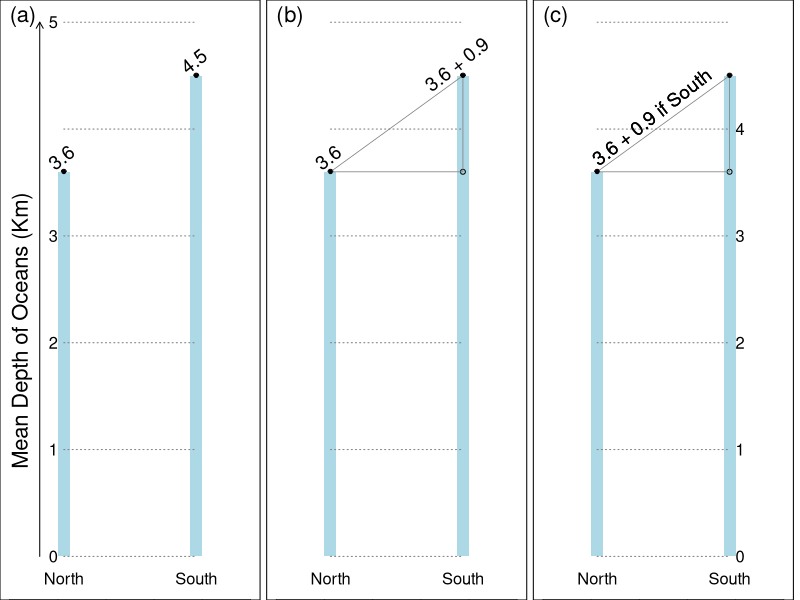
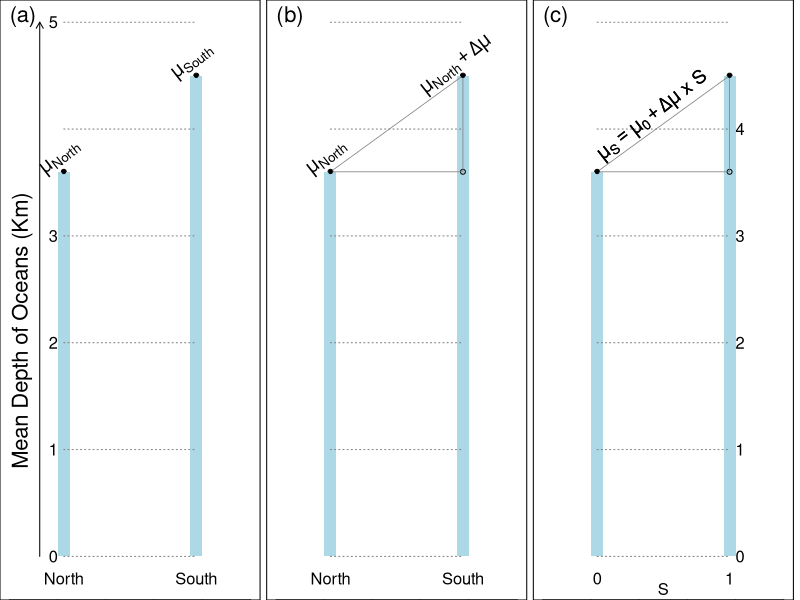
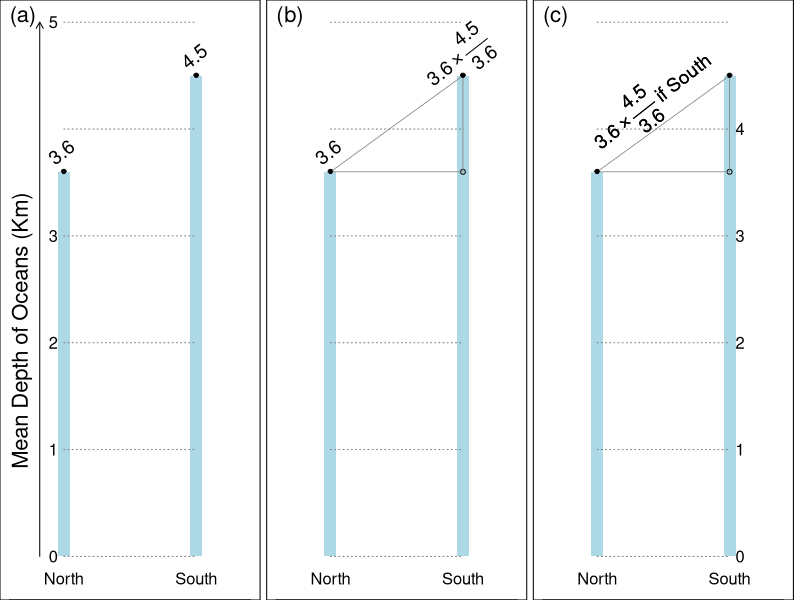
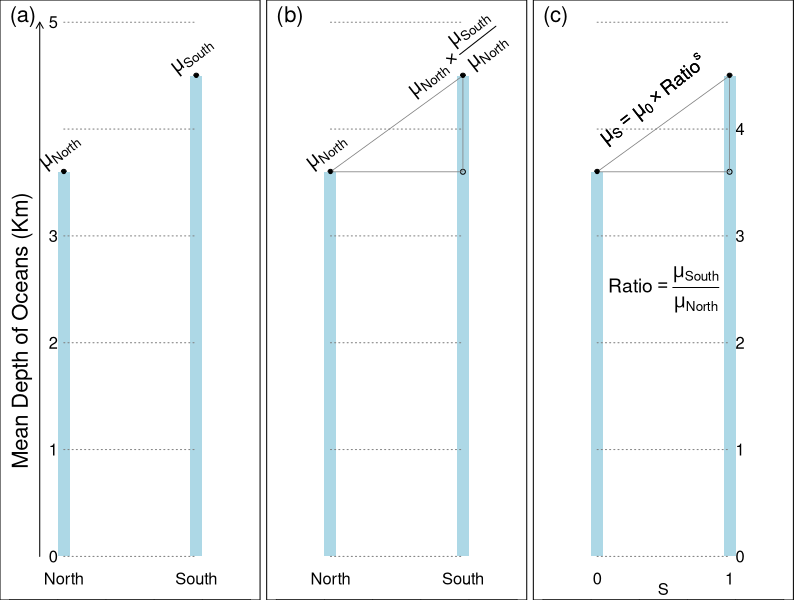
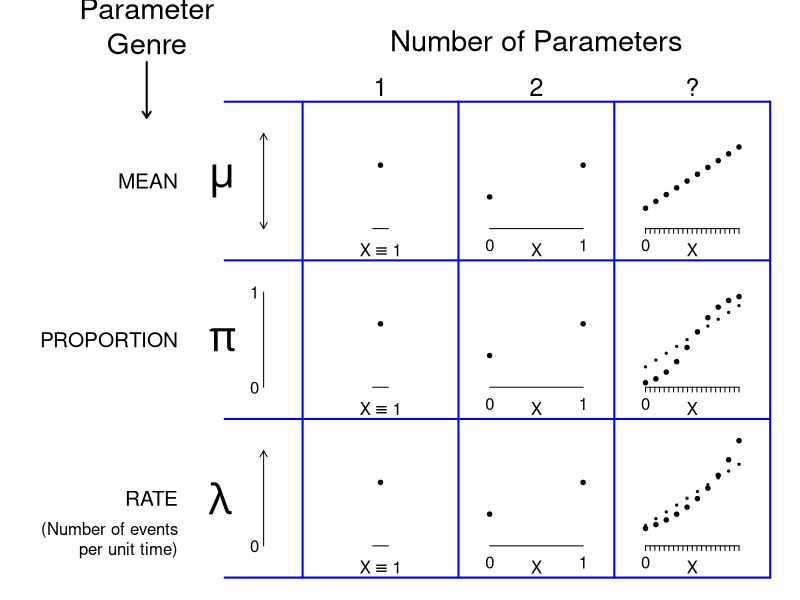

Generate these figures, in order, with R:
## ---- chunk 1


plot3 = function(row){
     par(mfrow=c(1,3),mar = c(0,0,0,0.5) )
     TOP="Mean Ocean\ndepth (Km)"
     x=c(0.225,0.775);; dx=0.025
     mu = c(3.6,4.5)
     
     LABEL=c("North", "South")
     delta.mu = mu[2]-mu[1]
     
     PARA = t(matrix( c( toString(mu[1]),
                            toString(mu[2]),
                  toString(mu[1]), 
                  paste( toString(mu[1]), " + ",
                         toString(delta.mu),sep=""),
        rep(paste(toString(mu[1]),
                  " + ",toString(delta.mu),
                  " if South",sep=""),2)
                  ),2,3) )
     
     PARA.S = c( expression(mu[North]), 
                 expression(mu[South]),
                 expression(mu[North]),
                 expression(mu[North] + Delta * mu),
        expression(mu[S] == paste(mu[0] + Delta * mu ,
	                                " ",textstyle(x)," S")),
        expression(mu[S] == paste(mu[0] + Delta * mu ,
	                                " ",textstyle(x)," S")),
        
        expression(mu[North]), 
        expression(mu[South]),
        expression(mu[North]),
                 expression(mu[North] %*% Delta * mu),
        
        expression(mu[S] == paste(mu[0] %*% Delta * mu ,
	                                " ",textstyle(x)," S")),
        expression(mu[S] == paste(mu[0] %*% Delta * mu ,
	                                " ",textstyle(x)," S"))
        
	            )
        
     PARA.R = c( toString(mu[1]),
                 toString(mu[2]),
                 toString(mu[1]),
                 expression(3.6 %*% frac(4.5, 3.6) ),
      rep(expression(
         paste(3.6 %*% frac(4.5, 3.6)," if South")
                    ), 2)
               )
     
     PARA.RS = c(  expression(mu[North]), 
                   expression(mu[South]),
                   expression(mu[North]),
  expression(mu[North] %*% frac(mu[South], mu[North]) ),
  rep(expression(mu[S] == mu[0]
                 %*% Ratio^s), 2)
                )
     
     SRT=38 
     
     dy= 1
     for(co in 1:3){
         plot(x,mu,yaxt="n",xlim=c(0,1),
              ylim=c(-0.2,ceiling(mu[2])))
         text(0, ceiling(mu[2]),
	          c("(a)","(b)","(c)")[co],
	          adj=c(0,0), cex=2)
         
         rect(x-dx,0,x+dx,mu,
              col="lightblue",border=NA)
         if(co>=2){
           points(x[2],mu[1],cex=1)
           polygon( c(x,x[2]), c(mu[1],mu),
                    col=NA,border="grey50",lwd=0.75)
         }
       
	       if(co==1){
       arrows(x[1]-0.1,0,
              x[1]-0.1,ceiling(mu[2]),
              length=0.07,angle=30)
	     text(x[1]-0.15, mean(mu),
	          "Mean Depth of Oceans (Km)",
	          adj=c(1.25,0), srt=90, cex=2.0)
     }
	     for( y in seq(0,ceiling(mu[2]),dy)){
	     	segments(x[1], y, x[2],y, col="grey50",lty="dotted")
	     	if (co == 1 & y %in% c(0,1,2,3,5) ) text(x[1]-dx, y,toString(y),
	     	     adj=c(1,0.5),cex=1.5)
	     	if(co == 3 & y %in% c(0,1,2,3,4)  ) text(x[2]+dx, y,toString(y), 
	     	     adj=c(0,0.5), cex=1.5)
	     	
	     } 
	     text(0.5,1.05*ceiling(mu[2]),TOP,adj=c(0.5,0),cex=1.2,font=2) 
	     points(x,mu,pch=19,cex=0.75)
	     for(j in 1:2){
	       txt = PARA[co,j]
	       if(row==2) txt = PARA.S[(co-1)*2+j]
	       if(row==3) txt = PARA.R[(co-1)*2+j]
	       if(row==4) txt = PARA.RS[(co-1)*2+j]
	       
	       xx = x[j]  - 0.00*(j==1) + 0.00*(j==2)
	       if(co==3) xx = mean(x)
	       
	       yy = mu[j] + 0.15 + 0.05*(row >= 3)
	       if(co==3) yy =  mean(mu) +  0.15 + 
	                       0.15*(row >= 3)
	         
	     	 text(xx, yy, txt,  adj=c(0.6, 0.5),
	     	       cex=1.75,srt=SRT) 
	     	 
	     	 if(row==4 & co==3 & j==1) text(
	     	      mean(x), 2.5,
	     	      expression(Ratio == frac(mu[South], mu[North] ) ),
	     	      cex=1.75)
	     	 
	     	 LAB = LABEL[j]
	     	  if(row %in% c(2,4) & co == 3 ) LAB=c("0","1")[j]
	        text(x[j],-0.15,LAB, adj=c(0.5,1),
	             cex=1.5)
	        if(row %in% c(2,4) & co == 3 & j==1 ) text( 
	              mean(x),-0.25,"S", adj=c(0.5,1),cex=1.5)
	     	
	     } 
	  }
}


plot3(1)

## ---- chunk 2

plot3(2)

## ---- chunk 3

plot3(3)
## ---- chunk 4

plot3(4)
## ---- chunk 5

expit = function(x) exp(x)/(1+exp(x)) # antilogit

par(mfrow=c(1,1),mar = rep(0.01,4))

plot(c(-0.75,4),c(1,4.5),col="white",axes=FALSE,frame=FALSE)


segments(0.5,1:4,4,1:4,col="blue",lwd=2)
segments(1:4,1,1:4,4,col="blue",lwd=2)

CEX=1.25

x=0.5
dy=0.2
dx=0.25
for(row in 3:1) {
	if(row==3) {txt = expression(mu);TXT="MEAN"}
	if(row==2) {txt = expression(pi);TXT="PROPORTION"}
	if(row==1) {txt = expression(lambda);TXT="RATE"}
	text(x-0.1,row+.5,txt,cex=2*CEX,adj=c(0,.5))
	text(x-0.25-0.05,row+.5,TXT,adj=c(1,0.5),cex=CEX)
	if(row==1)text(x-0.25-0.05,row+.35,"(Number of events
per unit time)",
	  adj=c(1,1),cex=0.8*CEX)
	arrows(x+dx, row+dy, x+dx,row+1-dy,angle=30,
	length=0.07-0.07*(row==2),code=2+(row==3))
	if(row<3) text(x+dx,row+dy,"0",adj=c(1.5,0.5))
	if(row==2)text(x+dx,row+1-dy,"1",adj=c(1.5,0.5))
}

dy=0.2
text( 2+0.5,4.45, "Number of Parameters",cex=1.75,adj=c(0.5,1))

text( 0,4.3, "Parameter\nGenre", cex=1.75,adj=c(0.5,0))
arrows(0,4.25,0,3.9,length=0.07,angle=35,lwd=2)
for(col in 1:3) {
	x=col+0.5; 
	text(col+0.5, 4.15, c("1","2","?")[col],
	     adj=c(0.5,1),cex=1.5)
	if(col==1) dx=0.05
	if(col==2) dx=0.3
	for(row in 3:1){
		segments(col+0.5-dx,row+dy,col+0.5+dx,row+dy)
		if(col>1)text(col+0.5-dx,row+dy,"0",adj=c(0.5,1.75))
		if(col==2) text(col+0.5+dx,row+dy,"1",adj=c(0.5,1.75))
		if(col==3) {
			xx=seq(col+0.5-dx,col+0.5+dx,dx/10)
			segments(xx,row+dy,xx,row+dy-0.03)       
		}
		txt=expression(X)
		if(col==1) txt = expression(X %==% 1)
		text(col+0.5,row+dy/3,txt,font=2)
		if(col==1) { m= (2/3)*(1-2*dy)
		    points(col+0.5,row+dy+m,pch=19,cex=0.6)
		}
		if(col==2) { m= ((1:2)/3)*(1-2*dy)
		    points(col+0.5+c(-dx,dx),row+dy+m,pch=19,cex=0.6)
		}
		if(col==3) { m= ((3:12)/14)*(1-2*dy)
			        xx=seq(-dx,dx,length.out=10)
		    points(col+0.5+xx,row+dy+m,pch=19,cex=0.6-0.3*(row<3))
		    if(row==2){
		    	  logit = seq(-3,3,length.out=10)
		      m=expit(logit)*(1-2*dy)
		      points(col+0.5+xx,row+dy+m,pch=19,cex=0.6)
		    }
		    if(row==1){
		     log.rate = seq(-1.7,0.1,length.out=10)
		      m=exp(log.rate)*(1-2*dy)
		      points(col+0.5+xx,row+dy+m,pch=19,cex=0.6)
		    }
		}
	} 
}



